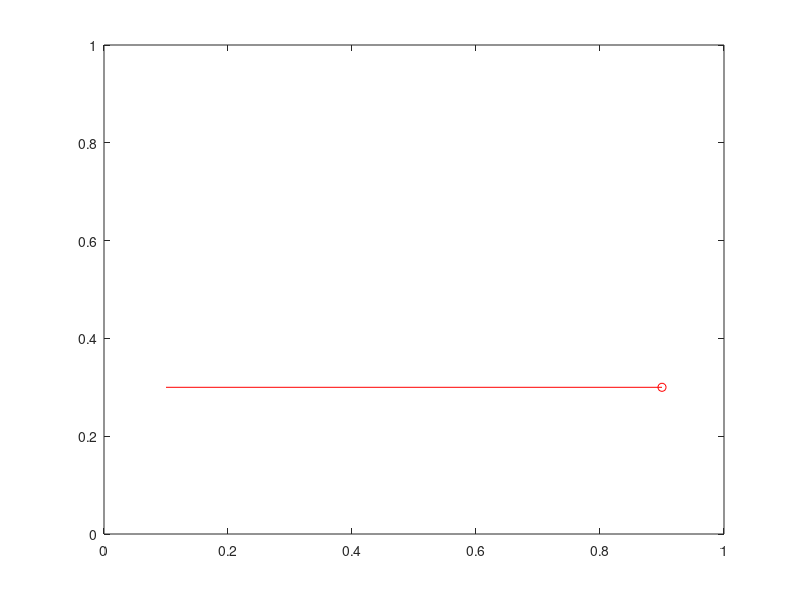

Write the MATLAB code that produced this figure.
Nt = 100;
xmin = 0.1;
xmax = 0.9;
yval = 0.3;
dt = 0.03;

x = linspace(xmin, xmax, Nt);
for it = 1 : Nt
    plot([x(1), x(it)], [yval, yval], 'r', ...
        x(it), yval, 'ro');
    axis([0, 1, 0, 1]);
    pause(dt);
    drawnow
end